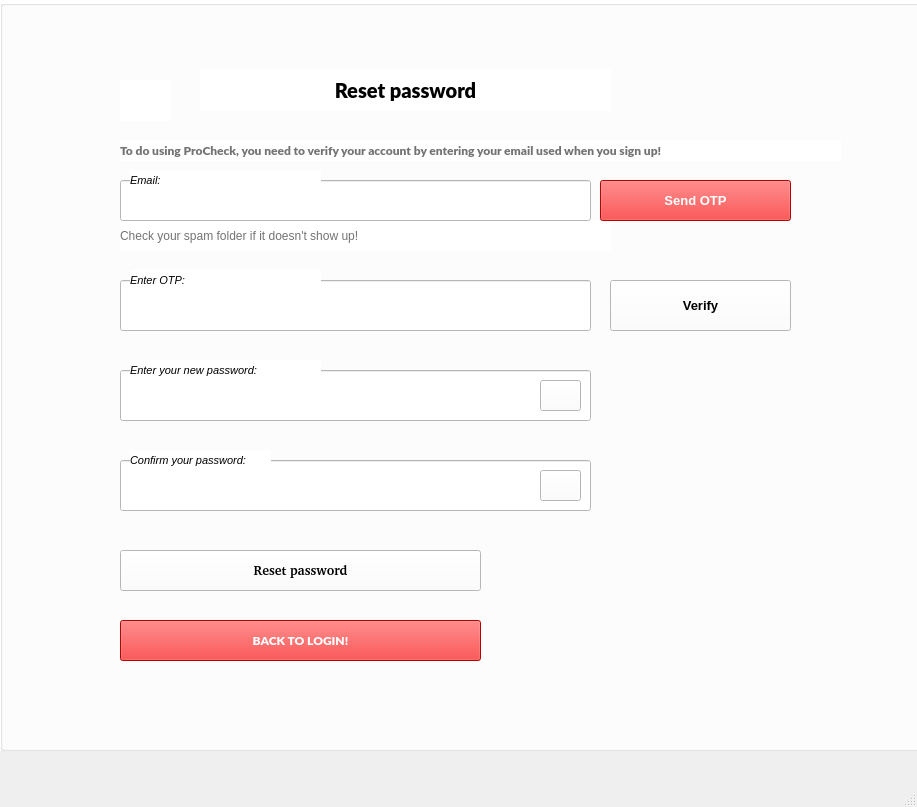
<?xml version="1.0" encoding="UTF-8"?>
<ui version="4.0">
 <class>MainWindow</class>
 <widget class="QMainWindow" name="MainWindow">
  <property name="geometry">
   <rect>
    <x>0</x>
    <y>0</y>
    <width>917</width>
    <height>807</height>
   </rect>
  </property>
  <property name="sizePolicy">
   <sizepolicy hsizetype="Fixed" vsizetype="Fixed">
    <horstretch>50</horstretch>
    <verstretch>0</verstretch>
   </sizepolicy>
  </property>
  <property name="windowTitle">
   <string>MainWindow</string>
  </property>
  <property name="styleSheet">
   <string notr="true">QGroupBox {
    background-image: url(&quot;&quot;D:/Desktop/43533.jpg&quot;&quot;);
    background-repeat: no-repeat;
    background-position: center;
    background-size: cover;
}
</string>
  </property>
  <widget class="QWidget" name="centralwidget">
   <widget class="QGroupBox" name="groupBox">
    <property name="geometry">
     <rect>
      <x>0</x>
      <y>0</y>
      <width>921</width>
      <height>751</height>
     </rect>
    </property>
    <property name="font">
     <font>
      <family>Rockwell</family>
      <pointsize>14</pointsize>
      <weight>75</weight>
      <bold>true</bold>
     </font>
    </property>
    <property name="autoFillBackground">
     <bool>false</bool>
    </property>
    <property name="styleSheet">
     <string notr="true">background-color: rgb(255, 255, 255);
color: rgb(0, 0, 0);</string>
    </property>
    <property name="title">
     <string/>
    </property>
    <property name="alignment">
     <set>Qt::AlignCenter</set>
    </property>
    <widget class="QLabel" name="label_6">
     <property name="geometry">
      <rect>
       <x>120</x>
       <y>140</y>
       <width>721</width>
       <height>21</height>
      </rect>
     </property>
     <property name="font">
      <font>
       <family>Lato Black</family>
       <pointsize>9</pointsize>
      </font>
     </property>
     <property name="styleSheet">
      <string notr="true">color: rgb(115, 115, 115);</string>
     </property>
     <property name="text">
      <string>To do using ProCheck, you need to verify your account by entering your email used when you sign up!</string>
     </property>
    </widget>
    <widget class="QLabel" name="label_7">
     <property name="geometry">
      <rect>
       <x>120</x>
       <y>220</y>
       <width>491</width>
       <height>31</height>
      </rect>
     </property>
     <property name="font">
      <font>
       <pointsize>9</pointsize>
      </font>
     </property>
     <property name="styleSheet">
      <string notr="true">color: rgb(115, 115, 115);</string>
     </property>
     <property name="text">
      <string>Check your spam folder if it doesn't show up!</string>
     </property>
    </widget>
    <widget class="QLineEdit" name="lineEditEmail">
     <property name="geometry">
      <rect>
       <x>120</x>
       <y>180</y>
       <width>471</width>
       <height>41</height>
      </rect>
     </property>
     <property name="font">
      <font>
       <pointsize>10</pointsize>
       <weight>75</weight>
       <italic>false</italic>
       <bold>true</bold>
      </font>
     </property>
     <property name="focusPolicy">
      <enum>Qt::ClickFocus</enum>
     </property>
     <property name="styleSheet">
      <string notr="true">color: rgb(0, 0, 0);</string>
     </property>
     <property name="text">
      <string/>
     </property>
     <property name="placeholderText">
      <string notr="true"/>
     </property>
    </widget>
    <widget class="QPushButton" name="pushButtonSendOTP">
     <property name="geometry">
      <rect>
       <x>600</x>
       <y>180</y>
       <width>191</width>
       <height>41</height>
      </rect>
     </property>
     <property name="font">
      <font>
       <pointsize>10</pointsize>
       <weight>75</weight>
       <bold>true</bold>
      </font>
     </property>
     <property name="styleSheet">
      <string notr="true">background-color: rgb(255, 0, 0);
color: rgb(255, 255, 255);</string>
     </property>
     <property name="text">
      <string>Send OTP</string>
     </property>
     <property name="icon">
      <iconset>
       <normaloff>../../Image/2993685_brand_brands_google_logo_logos_icon.png</normaloff>../../Image/2993685_brand_brands_google_logo_logos_icon.png</iconset>
     </property>
    </widget>
    <widget class="QLabel" name="label_13">
     <property name="geometry">
      <rect>
       <x>120</x>
       <y>80</y>
       <width>51</width>
       <height>41</height>
      </rect>
     </property>
     <property name="text">
      <string/>
     </property>
     <property name="pixmap">
      <pixmap>../../Image/7023958_password_account_security_reset_safety_icon.png</pixmap>
     </property>
     <property name="scaledContents">
      <bool>true</bool>
     </property>
    </widget>
    <widget class="QLabel" name="label_3">
     <property name="geometry">
      <rect>
       <x>200</x>
       <y>70</y>
       <width>411</width>
       <height>41</height>
      </rect>
     </property>
     <property name="font">
      <font>
       <family>Lato Black</family>
       <pointsize>15</pointsize>
       <weight>75</weight>
       <bold>true</bold>
      </font>
     </property>
     <property name="styleSheet">
      <string notr="true"/>
     </property>
     <property name="text">
      <string>Reset password</string>
     </property>
     <property name="alignment">
      <set>Qt::AlignCenter</set>
     </property>
    </widget>
    <widget class="QLineEdit" name="lineEditNewPassword">
     <property name="geometry">
      <rect>
       <x>120</x>
       <y>370</y>
       <width>471</width>
       <height>51</height>
      </rect>
     </property>
     <property name="font">
      <font>
       <pointsize>10</pointsize>
       <weight>75</weight>
       <italic>false</italic>
       <bold>true</bold>
      </font>
     </property>
     <property name="focusPolicy">
      <enum>Qt::ClickFocus</enum>
     </property>
     <property name="styleSheet">
      <string notr="true">color: rgb(0, 0, 0);</string>
     </property>
     <property name="text">
      <string/>
     </property>
     <property name="echoMode">
      <enum>QLineEdit::Password</enum>
     </property>
     <property name="placeholderText">
      <string notr="true"/>
     </property>
    </widget>
    <widget class="QLabel" name="label_14">
     <property name="geometry">
      <rect>
       <x>130</x>
       <y>360</y>
       <width>191</width>
       <height>20</height>
      </rect>
     </property>
     <property name="font">
      <font>
       <pointsize>8</pointsize>
       <italic>true</italic>
       <strikeout>false</strikeout>
       <kerning>true</kerning>
      </font>
     </property>
     <property name="text">
      <string>Enter your new password:</string>
     </property>
    </widget>
    <widget class="QLineEdit" name="lineEditConfirmPassword">
     <property name="geometry">
      <rect>
       <x>120</x>
       <y>460</y>
       <width>471</width>
       <height>51</height>
      </rect>
     </property>
     <property name="styleSheet">
      <string notr="true">background-color: rgb(255, 255, 255);
color: rgb(0, 0, 255);</string>
     </property>
     <property name="text">
      <string/>
     </property>
     <property name="echoMode">
      <enum>QLineEdit::Password</enum>
     </property>
     <property name="placeholderText">
      <string extracomment="Enter your new passowrd"/>
     </property>
    </widget>
    <widget class="QLabel" name="label_4">
     <property name="geometry">
      <rect>
       <x>130</x>
       <y>450</y>
       <width>141</width>
       <height>20</height>
      </rect>
     </property>
     <property name="font">
      <font>
       <pointsize>8</pointsize>
       <italic>true</italic>
       <strikeout>false</strikeout>
       <kerning>true</kerning>
      </font>
     </property>
     <property name="text">
      <string>Confirm your password:</string>
     </property>
    </widget>
    <widget class="QPushButton" name="pushButtonHide">
     <property name="geometry">
      <rect>
       <x>540</x>
       <y>380</y>
       <width>41</width>
       <height>31</height>
      </rect>
     </property>
     <property name="text">
      <string/>
     </property>
     <property name="icon">
      <iconset>
       <normaloff>../../Image/invisible_11814638.png</normaloff>../../Image/invisible_11814638.png</iconset>
     </property>
    </widget>
    <widget class="QPushButton" name="pushButtonHide2">
     <property name="geometry">
      <rect>
       <x>540</x>
       <y>470</y>
       <width>41</width>
       <height>31</height>
      </rect>
     </property>
     <property name="text">
      <string/>
     </property>
     <property name="icon">
      <iconset>
       <normaloff>../../Image/invisible_11814638.png</normaloff>../../Image/invisible_11814638.png</iconset>
     </property>
    </widget>
    <widget class="QLineEdit" name="lineEditOTP">
     <property name="geometry">
      <rect>
       <x>120</x>
       <y>280</y>
       <width>471</width>
       <height>51</height>
      </rect>
     </property>
     <property name="styleSheet">
      <string notr="true">background-color: rgb(255, 255, 255);
color: rgb(0, 0, 255);</string>
     </property>
     <property name="text">
      <string/>
     </property>
     <property name="echoMode">
      <enum>QLineEdit::Normal</enum>
     </property>
     <property name="placeholderText">
      <string extracomment="Enter your new passowrd"/>
     </property>
    </widget>
    <widget class="QLabel" name="label_15">
     <property name="geometry">
      <rect>
       <x>130</x>
       <y>270</y>
       <width>191</width>
       <height>20</height>
      </rect>
     </property>
     <property name="font">
      <font>
       <pointsize>8</pointsize>
       <italic>true</italic>
       <strikeout>false</strikeout>
       <kerning>true</kerning>
      </font>
     </property>
     <property name="text">
      <string>Enter OTP:</string>
     </property>
    </widget>
    <widget class="QPushButton" name="pushButtonVerifyOTP">
     <property name="geometry">
      <rect>
       <x>610</x>
       <y>280</y>
       <width>181</width>
       <height>51</height>
      </rect>
     </property>
     <property name="font">
      <font>
       <pointsize>10</pointsize>
       <weight>75</weight>
       <bold>true</bold>
      </font>
     </property>
     <property name="styleSheet">
      <string notr="true">background-color: rgb(255, 255, 255);
color: rgb(0, 0, 0);</string>
     </property>
     <property name="text">
      <string>Verify</string>
     </property>
     <property name="icon">
      <iconset>
       <normaloff>../../Image/2993685_brand_brands_google_logo_logos_icon.png</normaloff>../../Image/2993685_brand_brands_google_logo_logos_icon.png</iconset>
     </property>
    </widget>
    <widget class="QPushButton" name="pushButtonResetPassword">
     <property name="geometry">
      <rect>
       <x>120</x>
       <y>550</y>
       <width>361</width>
       <height>41</height>
      </rect>
     </property>
     <property name="font">
      <font>
       <family>&quot;Call Me&quot;, (Maybe)?</family>
       <pointsize>10</pointsize>
       <weight>75</weight>
       <bold>true</bold>
      </font>
     </property>
     <property name="text">
      <string>Reset password</string>
     </property>
     <property name="icon">
      <iconset>
       <normaloff>../../Image/4230520_account_approve_verify_icon.png</normaloff>../../Image/4230520_account_approve_verify_icon.png</iconset>
     </property>
    </widget>
    <widget class="QPushButton" name="pushButtonBackToLogin">
     <property name="geometry">
      <rect>
       <x>120</x>
       <y>620</y>
       <width>361</width>
       <height>41</height>
      </rect>
     </property>
     <property name="font">
      <font>
       <family>Lato Black</family>
       <weight>75</weight>
       <bold>true</bold>
      </font>
     </property>
     <property name="styleSheet">
      <string notr="true">background-color: rgb(0, 170, 255);
background-color: rgb(255, 0, 0);
color: rgb(255, 255, 255);</string>
     </property>
     <property name="text">
      <string>BACK TO LOGIN!</string>
     </property>
     <property name="icon">
      <iconset>
       <normaloff>../../Image/326518_arrow_back_icon.png</normaloff>../../Image/326518_arrow_back_icon.png</iconset>
     </property>
    </widget>
    <widget class="QLabel" name="label_16">
     <property name="geometry">
      <rect>
       <x>130</x>
       <y>170</y>
       <width>191</width>
       <height>20</height>
      </rect>
     </property>
     <property name="font">
      <font>
       <pointsize>8</pointsize>
       <italic>true</italic>
       <strikeout>false</strikeout>
       <kerning>true</kerning>
      </font>
     </property>
     <property name="text">
      <string>Email:</string>
     </property>
    </widget>
   </widget>
  </widget>
  <widget class="QMenuBar" name="menubar">
   <property name="geometry">
    <rect>
     <x>0</x>
     <y>0</y>
     <width>917</width>
     <height>26</height>
    </rect>
   </property>
  </widget>
  <widget class="QStatusBar" name="statusbar"/>
 </widget>
 <resources/>
 <connections/>
 <designerdata>
  <property name="gridDeltaX">
   <number>10</number>
  </property>
  <property name="gridDeltaY">
   <number>10</number>
  </property>
  <property name="gridSnapX">
   <bool>true</bool>
  </property>
  <property name="gridSnapY">
   <bool>true</bool>
  </property>
  <property name="gridVisible">
   <bool>true</bool>
  </property>
 </designerdata>
</ui>
